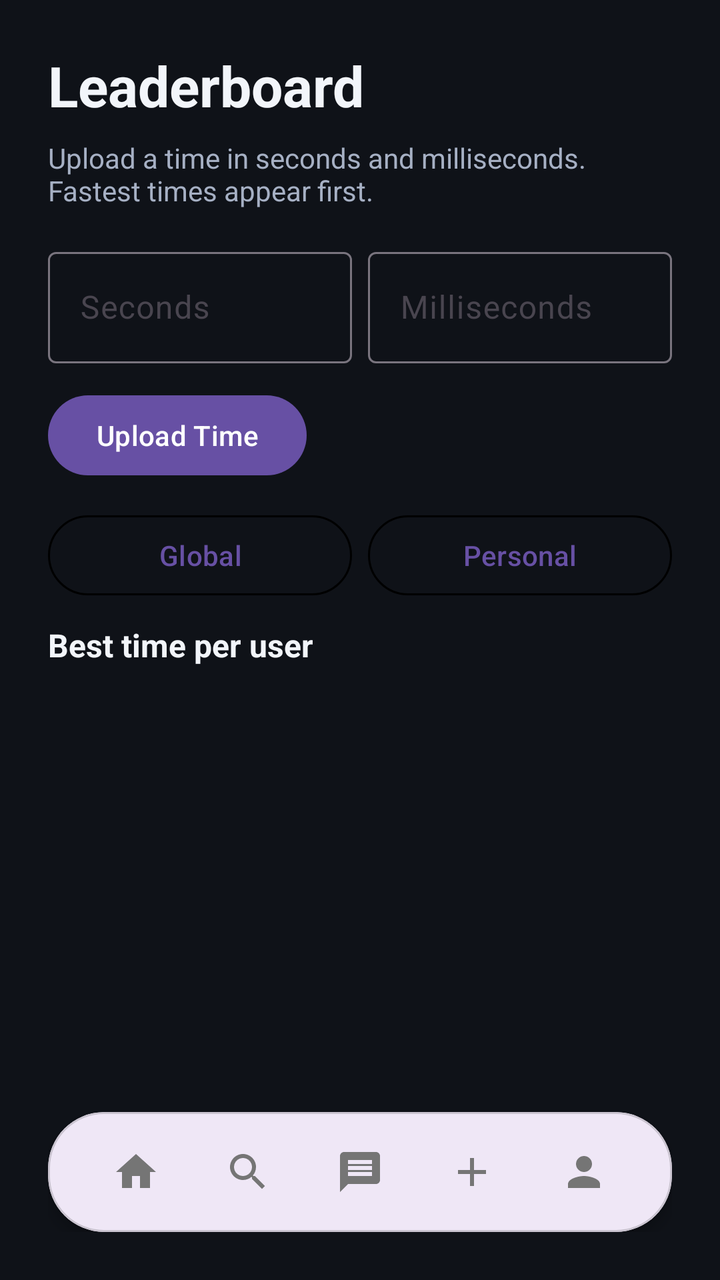
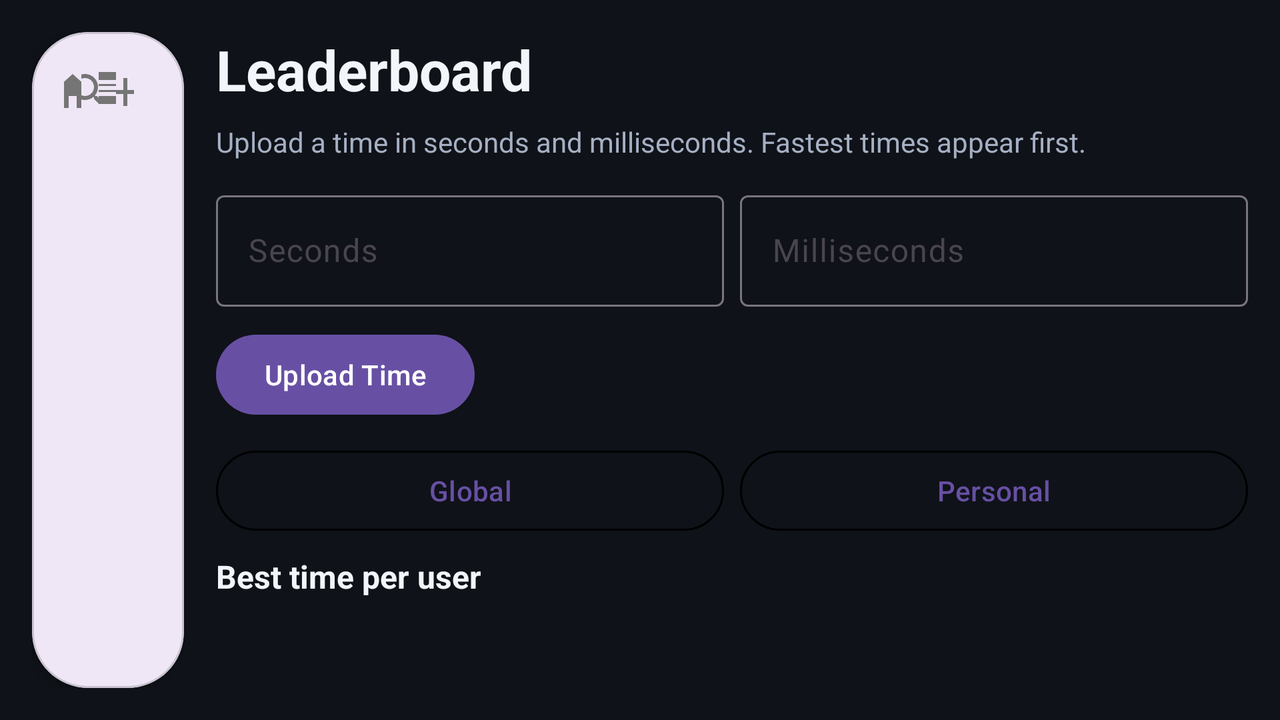

The same Android screen from two of the app's own layout files: first res/layout/ as a phone draws it, then the repository's variant for another configuration, drawn on a device whose configuration selects that folder. Both files follow.
<!-- AndroidManifest.xml: activity theme Theme.CS4084_Group_8 -->
<!-- res/layout/activity_leaderboard.xml -->
<?xml version="1.0" encoding="utf-8"?>
<androidx.constraintlayout.widget.ConstraintLayout
    xmlns:android="http://schemas.android.com/apk/res/android"
    xmlns:app="http://schemas.android.com/apk/res-auto"
    android:layout_width="match_parent"
    android:layout_height="match_parent"
    android:background="@color/route_log_screen_bg"
    android:padding="24dp">

    <TextView
        android:id="@+id/tvLeaderboardTitle"
        android:layout_width="wrap_content"
        android:layout_height="wrap_content"
        android:text="@string/leaderboard_title"
        android:textColor="@color/route_log_text_primary"
        android:textSize="28sp"
        android:textStyle="bold"
        app:layout_constraintStart_toStartOf="parent"
        app:layout_constraintTop_toTopOf="parent" />

    <TextView
        android:id="@+id/tvDescription"
        android:layout_width="0dp"
        android:layout_height="wrap_content"
        android:layout_marginTop="8dp"
        android:text="@string/leaderboard_description"
        android:textColor="@color/route_log_text_secondary"
        android:textSize="14sp"
        app:layout_constraintStart_toStartOf="parent"
        app:layout_constraintEnd_toEndOf="parent"
        app:layout_constraintTop_toBottomOf="@id/tvLeaderboardTitle" />

    <LinearLayout
        android:id="@+id/inputRow"
        android:layout_width="0dp"
        android:layout_height="wrap_content"
        android:layout_marginTop="16dp"
        android:orientation="horizontal"
        android:baselineAligned="false"
        app:layout_constraintStart_toStartOf="parent"
        app:layout_constraintEnd_toEndOf="parent"
        app:layout_constraintTop_toBottomOf="@id/tvDescription">

        <com.google.android.material.textfield.TextInputLayout
            style="@style/Widget.Material3.TextInputLayout.OutlinedBox"
            android:layout_width="0dp"
            android:layout_height="wrap_content"
            android:layout_weight="1"
            android:hint="@string/leaderboard_seconds_hint">

            <com.google.android.material.textfield.TextInputEditText
                android:id="@+id/etSeconds"
                android:layout_width="match_parent"
                android:layout_height="wrap_content"
                android:inputType="number"
                android:maxLines="1"
                android:textColor="@color/route_log_text_primary"
                android:textColorHint="@color/route_log_text_secondary" />
        </com.google.android.material.textfield.TextInputLayout>

        <com.google.android.material.textfield.TextInputLayout
            style="@style/Widget.Material3.TextInputLayout.OutlinedBox"
            android:layout_width="0dp"
            android:layout_height="wrap_content"
            android:layout_weight="1"
            android:layout_marginStart="8dp"
            android:hint="@string/leaderboard_milliseconds_hint">

            <com.google.android.material.textfield.TextInputEditText
                android:id="@+id/etMilliseconds"
                android:layout_width="match_parent"
                android:layout_height="wrap_content"
                android:inputType="number"
                android:maxLines="1"
                android:textColor="@color/route_log_text_primary"
                android:textColorHint="@color/route_log_text_secondary" />
        </com.google.android.material.textfield.TextInputLayout>

    </LinearLayout>

    <Button
        android:id="@+id/btnSubmitTime"
        android:layout_width="wrap_content"
        android:layout_height="wrap_content"
        android:layout_marginTop="12dp"
        android:text="@string/leaderboard_upload_time"
        app:layout_constraintStart_toStartOf="parent"
        app:layout_constraintTop_toBottomOf="@id/inputRow" />

    <LinearLayout
        android:id="@+id/tabMenu"
        android:layout_width="0dp"
        android:layout_height="wrap_content"
        android:layout_marginTop="12dp"
        android:orientation="horizontal"
        android:baselineAligned="false"
        app:layout_constraintTop_toBottomOf="@id/btnSubmitTime"
        app:layout_constraintStart_toStartOf="parent"
        app:layout_constraintEnd_toEndOf="parent">

        <com.google.android.material.button.MaterialButton
            android:id="@+id/btnGlobal"
            style="@style/Widget.Material3.Button.OutlinedButton"
            android:layout_width="0dp"
            android:layout_height="wrap_content"
            android:layout_weight="1"
            android:text="@string/leaderboard_tab_global"
            android:textColor="@color/tab_button_text"
            app:backgroundTint="@color/tab_button_background"
            app:strokeColor="@color/tab_button_stroke"
            app:strokeWidth="1dp" />

        <com.google.android.material.button.MaterialButton
            android:id="@+id/btnPersonal"
            style="@style/Widget.Material3.Button.OutlinedButton"
            android:layout_width="0dp"
            android:layout_height="wrap_content"
            android:layout_weight="1"
            android:layout_marginStart="8dp"
            android:text="@string/leaderboard_tab_personal"
            android:textColor="@color/tab_button_text"
            app:backgroundTint="@color/tab_button_background"
            app:strokeColor="@color/tab_button_stroke"
            app:strokeWidth="1dp" />
    </LinearLayout>

    <TextView
        android:id="@+id/tvSectionLabel"
        android:layout_width="wrap_content"
        android:layout_height="wrap_content"
        android:layout_marginTop="10dp"
        android:text="@string/leaderboard_section_best_time_per_user"
        android:textColor="@color/route_log_text_primary"
        android:textStyle="bold"
        android:textSize="16sp"
        app:layout_constraintStart_toStartOf="parent"
        app:layout_constraintTop_toBottomOf="@id/tabMenu" />

    <FrameLayout
        android:id="@+id/leaderboardContainer"
        android:layout_width="0dp"
        android:layout_height="0dp"
        android:layout_marginTop="8dp"
        app:layout_constraintTop_toBottomOf="@id/tvSectionLabel"
        app:layout_constraintBottom_toTopOf="@+id/bottomNavCard"
        app:layout_constraintStart_toStartOf="parent"
        app:layout_constraintEnd_toEndOf="parent">

        <androidx.recyclerview.widget.RecyclerView
            android:id="@+id/rvBestLeaderboard"
            android:layout_width="match_parent"
            android:layout_height="match_parent" />

        <androidx.recyclerview.widget.RecyclerView
            android:id="@+id/rvUserHistory"
            android:layout_width="match_parent"
            android:layout_height="match_parent"
            android:visibility="gone" />

        <TextView
            android:id="@+id/tvEmptyLeaderboard"
            android:layout_width="match_parent"
            android:layout_height="match_parent"
            android:gravity="center"
            android:text="@string/leaderboard_empty"
            android:textColor="@color/route_log_text_secondary"
            android:textSize="14sp"
            android:visibility="gone" />
    </FrameLayout>

    <include
        layout="@layout/bottom_nav"
        android:layout_width="0dp"
        android:layout_height="wrap_content"
        app:layout_constraintBottom_toBottomOf="parent"
        app:layout_constraintEnd_toEndOf="parent"
        app:layout_constraintStart_toStartOf="parent" />

</androidx.constraintlayout.widget.ConstraintLayout>
<!-- res/layout/bottom_nav.xml (included above) -->
<?xml version="1.0" encoding="utf-8"?>
<com.google.android.material.card.MaterialCardView
    xmlns:android="http://schemas.android.com/apk/res/android"
    xmlns:app="http://schemas.android.com/apk/res-auto"
    android:id="@+id/bottomNavCard"
    android:layout_width="0dp"
    android:layout_height="wrap_content"
    android:layout_marginBottom="24dp"
    app:cardCornerRadius="28dp"
    app:cardElevation="4dp"
    app:layout_constraintBottom_toBottomOf="parent"
    app:layout_constraintEnd_toEndOf="parent"
    app:layout_constraintStart_toStartOf="parent">

    <LinearLayout
        android:layout_width="match_parent"
        android:layout_height="wrap_content"
        android:gravity="center_vertical"
        android:orientation="horizontal"
        android:paddingHorizontal="16dp"
        android:paddingVertical="8dp">

        <ImageButton
            android:id="@+id/btnNavHome"
            android:layout_width="0dp"
            android:layout_height="44dp"
            android:layout_weight="1"
            android:background="?attr/selectableItemBackgroundBorderless"
            android:contentDescription="Home"
            android:src="@drawable/ic_home" />

        <ImageButton
            android:id="@+id/btnNavSearch"
            android:layout_width="0dp"
            android:layout_height="44dp"
            android:layout_weight="1"
            android:background="?attr/selectableItemBackgroundBorderless"
            android:contentDescription="Search"
            android:src="@drawable/ic_search" />

        <ImageButton
            android:id="@+id/btnNavMessages"
            android:layout_width="0dp"
            android:layout_height="44dp"
            android:layout_weight="1"
            android:background="?attr/selectableItemBackgroundBorderless"
            android:contentDescription="Messages"
            android:src="@drawable/ic_message" />

        <ImageButton
            android:id="@+id/btnNavCreatePost"
            android:layout_width="0dp"
            android:layout_height="44dp"
            android:layout_weight="1"
            android:background="?attr/selectableItemBackgroundBorderless"
            android:contentDescription="Create post"
            android:src="@drawable/ic_add" />

        <com.google.android.material.imageview.ShapeableImageView
            android:id="@+id/ivNavProfile"
            android:layout_width="0dp"
            android:layout_height="44dp"
            android:layout_weight="1"
            android:background="?attr/selectableItemBackgroundBorderless"
            android:clickable="true"
            android:contentDescription="Open profile"
            android:focusable="true"
            android:padding="8dp"
            android:scaleType="centerInside"
            android:src="@drawable/ic_person"
            app:shapeAppearanceOverlay="@style/ShapeAppearance.CS4084.Circle" />
    </LinearLayout>
</com.google.android.material.card.MaterialCardView>
<!-- resources referenced by this layout -->
<resources>
  <color name="route_log_screen_bg">#0F1218</color>
  <color name="route_log_text_primary">#F2F5FA</color>
  <color name="route_log_text_secondary">#A6B0C4</color>
  <!-- drawable ic_add (drawable) -->
  <vector xmlns:android="http://schemas.android.com/apk/res/android"
      android:width="24dp"
      android:height="24dp"
      android:viewportWidth="24"
      android:viewportHeight="24">
    <path
        android:fillColor="#757575"
        android:pathData="M19,13h-6v6h-2v-6H5v-2h6V5h2v6h6v2z"/>
  </vector>
  <!-- drawable ic_home (drawable) -->
  <vector xmlns:android="http://schemas.android.com/apk/res/android"
      android:width="24dp"
      android:height="24dp"
      android:viewportWidth="24"
      android:viewportHeight="24">
    <path
        android:fillColor="#757575"
        android:pathData="M10,20V14H14V20H19V12H22L12,3L2,12H5V20H10Z"/>
  </vector>
  <!-- drawable ic_message (drawable) -->
  <?xml version="1.0" encoding="utf-8"?>
  <vector xmlns:android="http://schemas.android.com/apk/res/android"
      android:width="24dp"
      android:height="24dp"
      android:viewportWidth="24"
      android:viewportHeight="24">
      <path
          android:fillColor="#757575"
          android:pathData="M20,2L4,2c-1.1,0 -2,0.9 -2,2v18l4,-4h14c1.1,0 2,-0.9 2,-2L22,4c0,-1.1 -0.9,-2 -2,-2zM18,14L6,14v-2h12v2zM18,11L6,11L6,9h12v2zM18,8L6,8L6,6h12v2z"/>
  </vector>
  <!-- drawable ic_person (drawable) -->
  <vector xmlns:android="http://schemas.android.com/apk/res/android"
      android:width="24dp"
      android:height="24dp"
      android:viewportWidth="24"
      android:viewportHeight="24">
    <path
        android:fillColor="#757575"
        android:pathData="M12,12c2.21,0 4,-1.79 4,-4s-1.79,-4 -4,-4 -4,1.79 -4,4 1.79,4 4,4zM12,14c-2.67,0 -8,1.34 -8,4v2h16v-2c0,-2.66 -5.33,-4 -8,-4z"/>
  </vector>
  <!-- drawable ic_search (drawable) -->
  <vector xmlns:android="http://schemas.android.com/apk/res/android"
      android:width="24dp"
      android:height="24dp"
      android:viewportWidth="24"
      android:viewportHeight="24">
    <path
        android:fillColor="#757575"
        android:pathData="M15.5,14h-0.79l-0.28,-0.27C15.41,12.59 16,11.11 16,9.5 16,5.91 13.09,3 9.5,3S3,5.91 3,9.5 5.91,16 9.5,16c1.61,0 3.09,-0.59 4.23,-1.57l0.27,0.28v0.79l5,4.99L20.49,19l-4.99,-5zM9.5,14C7.01,14 5,11.99 5,9.5S7.01,5 9.5,5 14,7.01 14,9.5 11.99,14 9.5,14z"/>
  </vector>
  <string name="leaderboard_description">Upload a time in seconds and milliseconds. Fastest times appear first.</string>
  <string name="leaderboard_empty">Leaderboard is empty. Submit a time!</string>
  <string name="leaderboard_milliseconds_hint">Milliseconds</string>
  <string name="leaderboard_seconds_hint">Seconds</string>
  <string name="leaderboard_section_best_time_per_user">Best time per user</string>
  <string name="leaderboard_tab_global">Global</string>
  <string name="leaderboard_tab_personal">Personal</string>
  <string name="leaderboard_title">Leaderboard</string>
  <string name="leaderboard_upload_time">Upload Time</string>
  <style name="ShapeAppearance.CS4084.Circle" parent="">
          <item name="cornerFamily">rounded</item>
          <item name="cornerSize">50%</item>
      </style>
  <!-- from res/values-v23/ -->
  <style name="Theme.CS4084_Group_8" parent="Base.Theme.CS4084_Group_8">
          
          <item name="android:navigationBarColor">@android:color/transparent</item>
          <item name="android:statusBarColor">@android:color/transparent</item>
          <item name="android:windowLightStatusBar">?attr/isLightTheme</item>
      </style>
  <style name="Base.Theme.CS4084_Group_8" parent="Theme.Material3.DayNight.NoActionBar">
          
          
      </style>
</resources>
<!-- res/layout-land/activity_leaderboard.xml (the repository's variant of the layout above) -->
<!-- drawn on the phone turned sideways -->
<?xml version="1.0" encoding="utf-8"?>
<androidx.constraintlayout.widget.ConstraintLayout
    xmlns:android="http://schemas.android.com/apk/res/android"
    xmlns:app="http://schemas.android.com/apk/res-auto"
    android:layout_width="match_parent"
    android:layout_height="match_parent"
    android:background="@color/route_log_screen_bg"
    android:padding="16dp">

    <include
        layout="@layout/bottom_nav"
        android:layout_width="@dimen/land_nav_width"
        android:layout_height="0dp"
        app:layout_constraintBottom_toBottomOf="parent"
        app:layout_constraintStart_toStartOf="parent"
        app:layout_constraintTop_toTopOf="parent" />

    <androidx.core.widget.NestedScrollView
        android:layout_width="0dp"
        android:layout_height="0dp"
        android:layout_marginStart="16dp"
        android:fillViewport="true"
        app:layout_constraintBottom_toBottomOf="parent"
        app:layout_constraintEnd_toEndOf="parent"
        app:layout_constraintStart_toEndOf="@id/bottomNavCard"
        app:layout_constraintTop_toTopOf="parent">

        <LinearLayout
            android:layout_width="match_parent"
            android:layout_height="wrap_content"
            android:orientation="vertical">

            <TextView
                android:id="@+id/tvLeaderboardTitle"
                android:layout_width="wrap_content"
                android:layout_height="wrap_content"
                android:text="@string/leaderboard_title"
                android:textColor="@color/route_log_text_primary"
                android:textSize="28sp"
                android:textStyle="bold" />

            <TextView
                android:id="@+id/tvDescription"
                android:layout_width="match_parent"
                android:layout_height="wrap_content"
                android:layout_marginTop="8dp"
                android:text="@string/leaderboard_description"
                android:textColor="@color/route_log_text_secondary"
                android:textSize="14sp" />

            <LinearLayout
                android:id="@+id/inputRow"
                android:layout_width="match_parent"
                android:layout_height="wrap_content"
                android:layout_marginTop="12dp"
                android:orientation="horizontal"
                android:baselineAligned="false">

                <com.google.android.material.textfield.TextInputLayout
                    style="@style/Widget.Material3.TextInputLayout.OutlinedBox"
                    android:layout_width="0dp"
                    android:layout_height="wrap_content"
                    android:layout_weight="1"
                    android:hint="@string/leaderboard_seconds_hint">

                    <com.google.android.material.textfield.TextInputEditText
                        android:id="@+id/etSeconds"
                        android:layout_width="match_parent"
                        android:layout_height="wrap_content"
                        android:inputType="number"
                        android:maxLines="1"
                        android:textColor="@color/route_log_text_primary"
                        android:textColorHint="@color/route_log_text_secondary" />
                </com.google.android.material.textfield.TextInputLayout>

                <com.google.android.material.textfield.TextInputLayout
                    style="@style/Widget.Material3.TextInputLayout.OutlinedBox"
                    android:layout_width="0dp"
                    android:layout_height="wrap_content"
                    android:layout_weight="1"
                    android:layout_marginStart="8dp"
                    android:hint="@string/leaderboard_milliseconds_hint">

                    <com.google.android.material.textfield.TextInputEditText
                        android:id="@+id/etMilliseconds"
                        android:layout_width="match_parent"
                        android:layout_height="wrap_content"
                        android:inputType="number"
                        android:maxLines="1"
                        android:textColor="@color/route_log_text_primary"
                        android:textColorHint="@color/route_log_text_secondary" />
                </com.google.android.material.textfield.TextInputLayout>
            </LinearLayout>

            <Button
                android:id="@+id/btnSubmitTime"
                android:layout_width="wrap_content"
                android:layout_height="wrap_content"
                android:layout_marginTop="10dp"
                android:text="@string/leaderboard_upload_time" />

            <LinearLayout
                android:id="@+id/tabMenu"
                android:layout_width="match_parent"
                android:layout_height="wrap_content"
                android:layout_marginTop="10dp"
                android:orientation="horizontal"
                android:baselineAligned="false">

                <com.google.android.material.button.MaterialButton
                    android:id="@+id/btnGlobal"
                    style="@style/Widget.Material3.Button.OutlinedButton"
                    android:layout_width="0dp"
                    android:layout_height="wrap_content"
                    android:layout_weight="1"
                    android:text="@string/leaderboard_tab_global"
                    android:textColor="@color/tab_button_text"
                    app:backgroundTint="@color/tab_button_background"
                    app:strokeColor="@color/tab_button_stroke"
                    app:strokeWidth="1dp" />

                <com.google.android.material.button.MaterialButton
                    android:id="@+id/btnPersonal"
                    style="@style/Widget.Material3.Button.OutlinedButton"
                    android:layout_width="0dp"
                    android:layout_height="wrap_content"
                    android:layout_weight="1"
                    android:layout_marginStart="8dp"
                    android:text="@string/leaderboard_tab_personal"
                    android:textColor="@color/tab_button_text"
                    app:backgroundTint="@color/tab_button_background"
                    app:strokeColor="@color/tab_button_stroke"
                    app:strokeWidth="1dp" />
            </LinearLayout>

            <TextView
                android:id="@+id/tvSectionLabel"
                android:layout_width="wrap_content"
                android:layout_height="wrap_content"
                android:layout_marginTop="8dp"
                android:text="@string/leaderboard_section_best_time_per_user"
                android:textColor="@color/route_log_text_primary"
                android:textSize="16sp"
                android:textStyle="bold" />

            <FrameLayout
                android:id="@+id/leaderboardContainer"
                android:layout_width="match_parent"
                android:layout_height="wrap_content"
                android:layout_marginTop="8dp">

                <androidx.recyclerview.widget.RecyclerView
                    android:id="@+id/rvBestLeaderboard"
                    android:layout_width="match_parent"
                    android:layout_height="wrap_content"
                    android:nestedScrollingEnabled="false" />

                <androidx.recyclerview.widget.RecyclerView
                    android:id="@+id/rvUserHistory"
                    android:layout_width="match_parent"
                    android:layout_height="wrap_content"
                    android:nestedScrollingEnabled="false"
                    android:visibility="gone" />

                <TextView
                    android:id="@+id/tvEmptyLeaderboard"
                    android:layout_width="match_parent"
                    android:layout_height="wrap_content"
                    android:gravity="center"
                    android:minHeight="140dp"
                    android:text="@string/leaderboard_empty"
                    android:textColor="@color/route_log_text_secondary"
                    android:textSize="14sp"
                    android:visibility="gone" />
            </FrameLayout>
        </LinearLayout>
    </androidx.core.widget.NestedScrollView>

</androidx.constraintlayout.widget.ConstraintLayout>
<!-- resources referenced by the variant -->
<!-- as the phone turned sideways resolves them -->
<resources>
  <color name="route_log_screen_bg">#0F1218</color>
  <color name="route_log_text_primary">#F2F5FA</color>
  <color name="route_log_text_secondary">#A6B0C4</color>
  <!-- from res/values-land/ -->
  <dimen name="land_nav_width">76dp</dimen>
  <!-- drawable ic_add (drawable) -->
  <vector xmlns:android="http://schemas.android.com/apk/res/android"
      android:width="24dp"
      android:height="24dp"
      android:viewportWidth="24"
      android:viewportHeight="24">
    <path
        android:fillColor="#757575"
        android:pathData="M19,13h-6v6h-2v-6H5v-2h6V5h2v6h6v2z"/>
  </vector>
  <!-- drawable ic_home (drawable) -->
  <vector xmlns:android="http://schemas.android.com/apk/res/android"
      android:width="24dp"
      android:height="24dp"
      android:viewportWidth="24"
      android:viewportHeight="24">
    <path
        android:fillColor="#757575"
        android:pathData="M10,20V14H14V20H19V12H22L12,3L2,12H5V20H10Z"/>
  </vector>
  <!-- drawable ic_message (drawable) -->
  <?xml version="1.0" encoding="utf-8"?>
  <vector xmlns:android="http://schemas.android.com/apk/res/android"
      android:width="24dp"
      android:height="24dp"
      android:viewportWidth="24"
      android:viewportHeight="24">
      <path
          android:fillColor="#757575"
          android:pathData="M20,2L4,2c-1.1,0 -2,0.9 -2,2v18l4,-4h14c1.1,0 2,-0.9 2,-2L22,4c0,-1.1 -0.9,-2 -2,-2zM18,14L6,14v-2h12v2zM18,11L6,11L6,9h12v2zM18,8L6,8L6,6h12v2z"/>
  </vector>
  <!-- drawable ic_person (drawable) -->
  <vector xmlns:android="http://schemas.android.com/apk/res/android"
      android:width="24dp"
      android:height="24dp"
      android:viewportWidth="24"
      android:viewportHeight="24">
    <path
        android:fillColor="#757575"
        android:pathData="M12,12c2.21,0 4,-1.79 4,-4s-1.79,-4 -4,-4 -4,1.79 -4,4 1.79,4 4,4zM12,14c-2.67,0 -8,1.34 -8,4v2h16v-2c0,-2.66 -5.33,-4 -8,-4z"/>
  </vector>
  <!-- drawable ic_search (drawable) -->
  <vector xmlns:android="http://schemas.android.com/apk/res/android"
      android:width="24dp"
      android:height="24dp"
      android:viewportWidth="24"
      android:viewportHeight="24">
    <path
        android:fillColor="#757575"
        android:pathData="M15.5,14h-0.79l-0.28,-0.27C15.41,12.59 16,11.11 16,9.5 16,5.91 13.09,3 9.5,3S3,5.91 3,9.5 5.91,16 9.5,16c1.61,0 3.09,-0.59 4.23,-1.57l0.27,0.28v0.79l5,4.99L20.49,19l-4.99,-5zM9.5,14C7.01,14 5,11.99 5,9.5S7.01,5 9.5,5 14,7.01 14,9.5 11.99,14 9.5,14z"/>
  </vector>
  <string name="leaderboard_description">Upload a time in seconds and milliseconds. Fastest times appear first.</string>
  <string name="leaderboard_empty">Leaderboard is empty. Submit a time!</string>
  <string name="leaderboard_milliseconds_hint">Milliseconds</string>
  <string name="leaderboard_seconds_hint">Seconds</string>
  <string name="leaderboard_section_best_time_per_user">Best time per user</string>
  <string name="leaderboard_tab_global">Global</string>
  <string name="leaderboard_tab_personal">Personal</string>
  <string name="leaderboard_title">Leaderboard</string>
  <string name="leaderboard_upload_time">Upload Time</string>
  <style name="ShapeAppearance.CS4084.Circle" parent="">
          <item name="cornerFamily">rounded</item>
          <item name="cornerSize">50%</item>
      </style>
  <!-- from res/values-v23/ -->
  <style name="Theme.CS4084_Group_8" parent="Base.Theme.CS4084_Group_8">
          
          <item name="android:navigationBarColor">@android:color/transparent</item>
          <item name="android:statusBarColor">@android:color/transparent</item>
          <item name="android:windowLightStatusBar">?attr/isLightTheme</item>
      </style>
  <style name="Base.Theme.CS4084_Group_8" parent="Theme.Material3.DayNight.NoActionBar">
          
          
      </style>
</resources>
